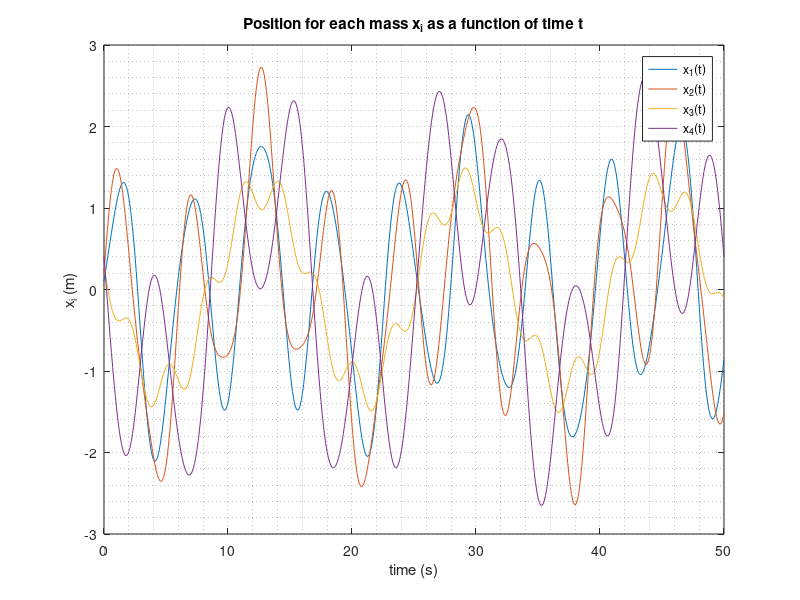

MATLAB code for this plot:
clear all

t = [0:0.1:50];             % time vector

w = sqrt([1.25;4.41511;2.93412;0.150768]);          % vector of normal mode frequencies

V = [0.57735 -0.428525 -0.656539 0.228013
0.57735 0.656538 0.228013 0.428525
-9.69502e-009 -0.57735 0.57735 0.57735
-0.57735 0.228013 -0.428525 0.656539];      % eigenvector matrix

x0 = [0.1;0.2;0.3;0.4];         % Initial positions
v0 = [1;2;-1;-2];              % Initial velocities

u = inv(V)*x0;
v = inv(V)*v0;

phi = atan((w.*u)./v);          % initial phases vector

C = diag(u./sin(phi));          % matrix with proper scalar multiplication for each eigenvector
x = V*C*sin(w*t + phi);

figure
plot(t,x(1,:),t,x(2,:),t,x(3,:),t,x(4,:))
legend("x_1(t)","x_2(t)","x_3(t)","x_4(t)")
title("Position for each mass x_{i} as a function of time t");
xlabel("time (s)");
ylabel("x_{i} (m)");
grid minor
